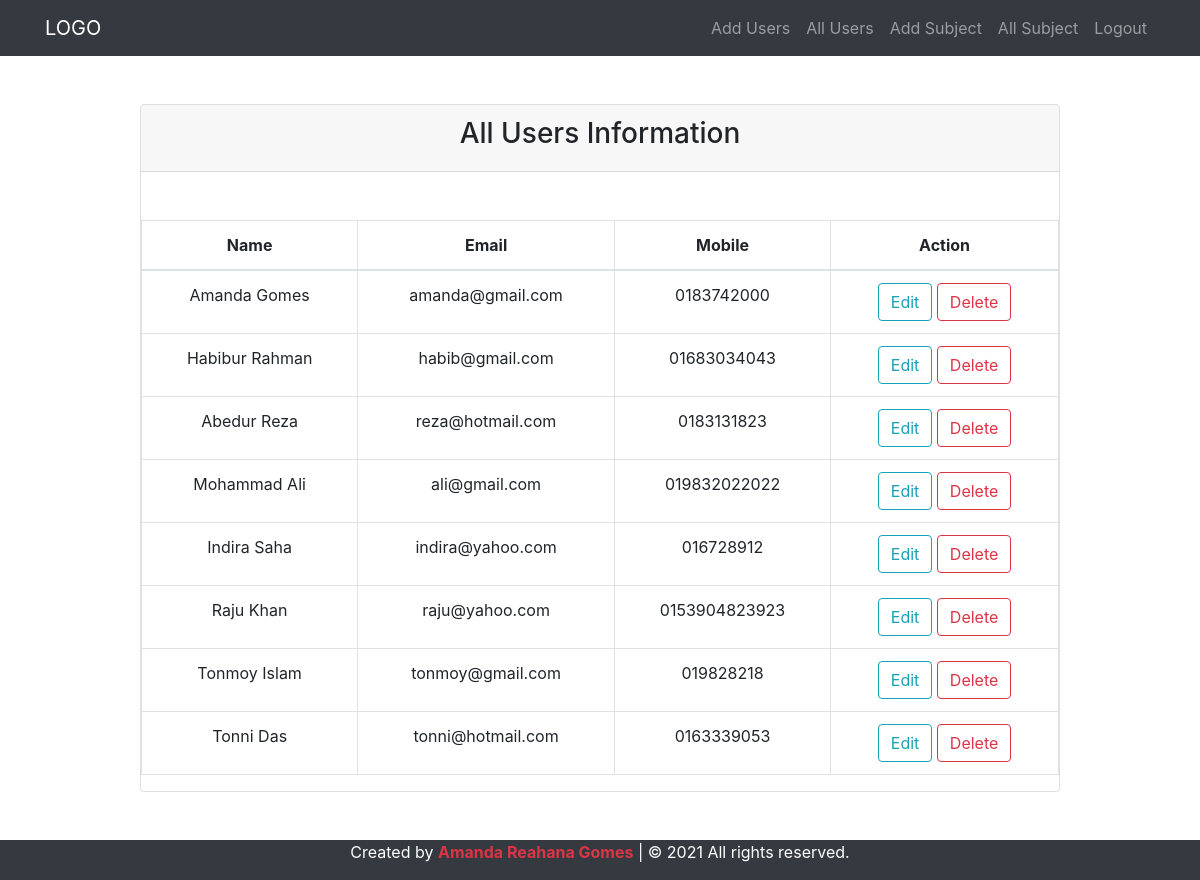
Page /pages/action.php?status=manageAll (signed in) on the committed database.
### tables this page shows
CREATE TABLE `users` (
  `id` int(11) NOT NULL,
  `name` varchar(256) NOT NULL,
  `email` varchar(256) NOT NULL,
  `password` varchar(256) NOT NULL,
  `mobile` varchar(256) NOT NULL,
  `user_type` tinyint(1) NOT NULL
);

### app/classes/Database.php (called while the page is built, shortened)
<?php
class Database
{
    protected  function  connection()
    {
        $this->hostName = 'localhost';
        $this->userName ='root';
        $this->password ='';
        $this->dbName ='php_student';
        $this->link = mysqli_connect( $this->hostName,$this->userName,$this->password ,$this->dbName);
        if ($this->link)
        {
            return $this->link;
        }
        else
        {
            die('Connection Problem');
        }
    }
}

### app/classes/User.php (called while the page is built, shortened)
<?php
class User  extends Database
{
    private $link;
    private $data=[];
    public function __construct($data=null)
    {
        $this->link =$this->connection();
    }
   public function getAllUserInfo()
   {
       if ($this->link)
       {
           $this->sql ="SELECT * FROM users WHERE  user_type != 1";
           if (mysqli_query($this->link ,$this->sql))
           {
               $this->queryResult = mysqli_query($this->link ,$this->sql);
               $this->i =0;
               while ($this->row=mysqli_fetch_assoc($this->queryResult ))
               {
                   $this->data[$this->i]['id']= $this->row ['id'];
                   $this->data[$this->i]['name']= $this->row ['name'];
                   $this->data[$this->i]['email']= $this->row ['email'];
                   $this->data[$this->i]['mobile']= $this->row ['mobile'];
                   $this->i++;
               }
               return $this->data;
           }
           else
           {
               die('Query problem'.mysqli_error($this->link));
           }
       }
   }
}

### pages/allUsers.php (the view, shortened to what this page needs)
<?php include  './includes/header.php' ?>
    <section class="py-5 text-center">
        <div class="container">
            <div class="row">
                <div class="col-md-10 mx-auto">
                    <div class="card">
                        <div class="card-header">
                            <h3>All Users Information</h3>
                        </div>
                        <div class="card-body">
                        </div>
                        <table class="table-bordered table table-hover">
                            <thead>
                            <tr>
                                <th>Name</th>
                                <th>Email</th>
                                <th>Mobile</th>
                                <th>Action</th>
                            </tr>
                            </thead>
                            <tbody>
                            <?php foreach ($users as $user) {?>
                                <tr>
                                    <td><?php echo  $user['name'];?></td>
                                    <td><?php echo  $user['email'];?></td>
                                    <td><?php echo  $user['mobile'];?></td>
                                    <td>
                                        <a href="action.php?edit=<?php echo $user['id']?>" class="btn btn-outline-info ">Edit</a>
                                        <a href="action.php?delete=<?php echo $user['id']?>" onclick=" return confirm('Are you sure to delete this ?')" class="btn btn-outline-danger">Delete</a>
                                    </td>
                                </tr>
                            <?php } ?>
                            </tbody>
                        </table>
                    </div>
                </div>
            </div>
        </div>
    </section>
<?php include  './includes/footer.php' ?>

### rows in the picture
users: name "Amanda Gomes", email "amanda@gmail.com", mobile "0183742000"
users: name "Habibur Rahman", email "habib@gmail.com", mobile "01683034043"
users: name "Abedur Reza", email "reza@hotmail.com", mobile "0183131823"
users: name "Mohammad Ali", email "ali@gmail.com", mobile "019832022022"
users: name "Indira Saha", email "indira@yahoo.com", mobile "016728912"
users: name "Raju Khan", email "raju@yahoo.com", mobile "0153904823923"
users: name "Tonmoy Islam", email "tonmoy@gmail.com", mobile "019828218"
users: name "Tonni Das", email "tonni@hotmail.com", mobile "0163339053"
